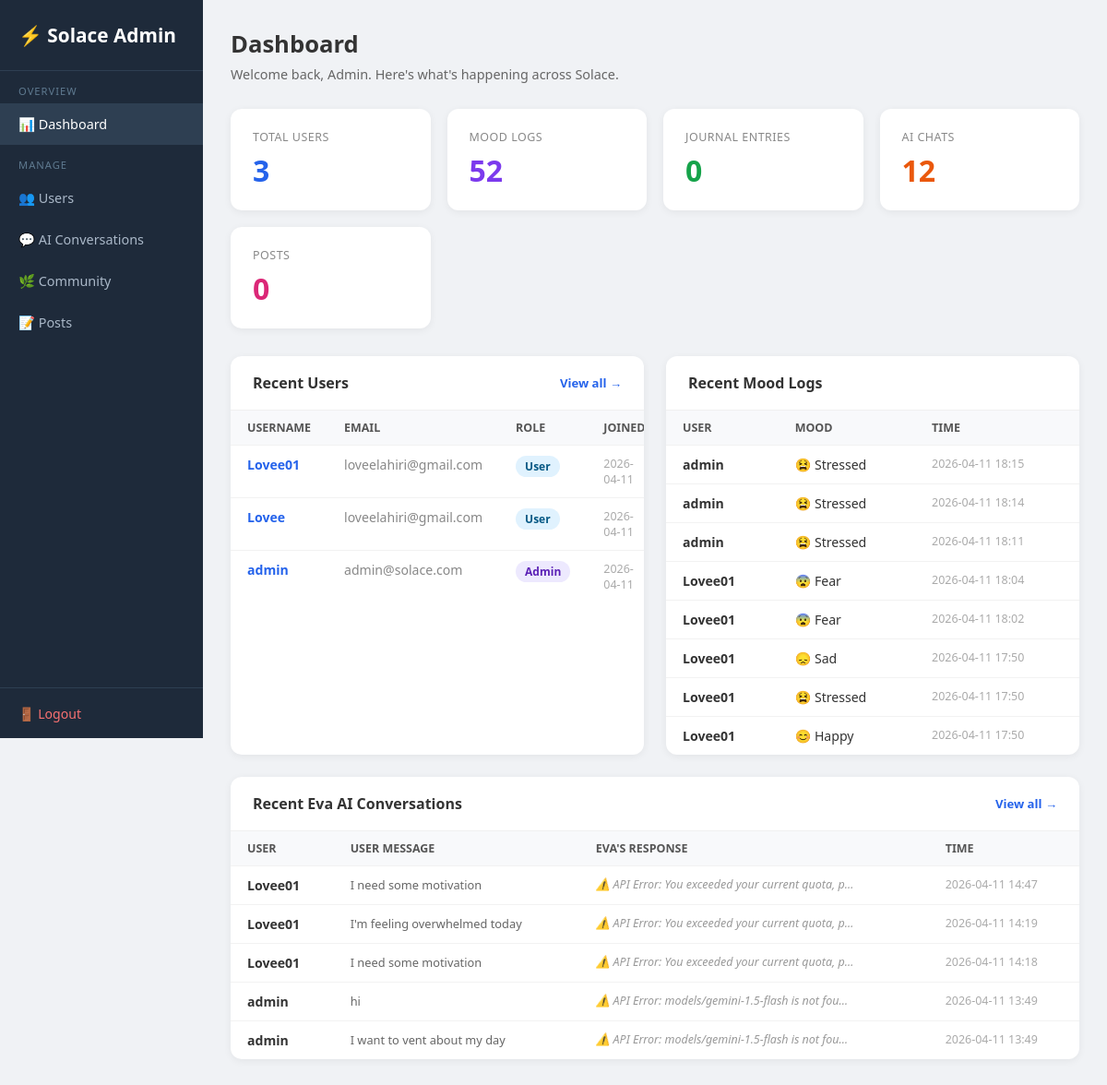
Page /admin (signed in) on the earlier database version.
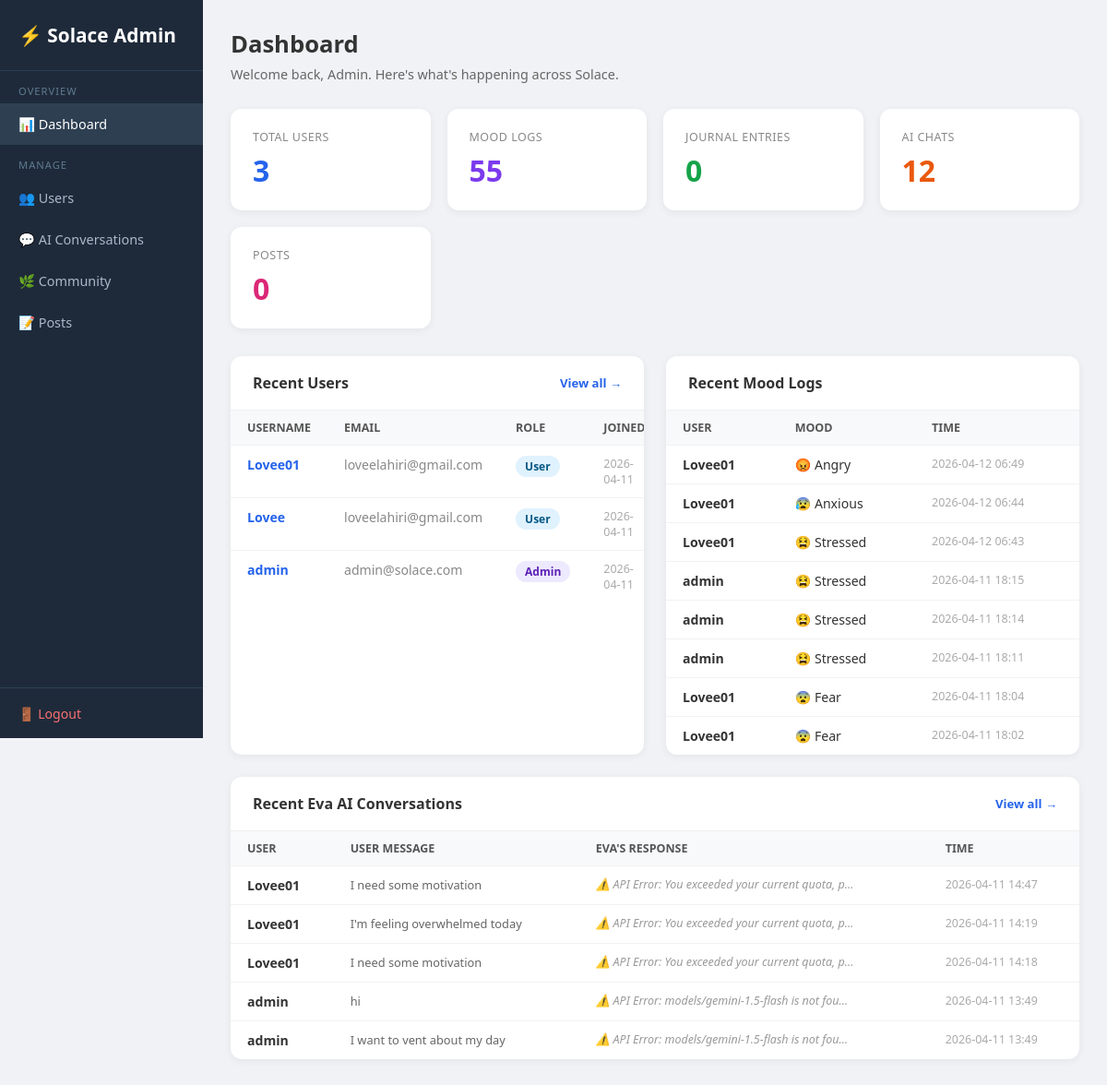
Same page on the later database version.
### tables this page shows
CREATE TABLE users (
                id         INTEGER PRIMARY KEY AUTOINCREMENT,
                username   TEXT UNIQUE NOT NULL,
                email      TEXT NOT NULL,
                password   TEXT NOT NULL,
                is_admin   INTEGER DEFAULT 0,
                created_at DATETIME DEFAULT CURRENT_TIMESTAMP
            );

CREATE TABLE mood_logs (
                id        INTEGER PRIMARY KEY AUTOINCREMENT,
                user_id   INTEGER NOT NULL REFERENCES users(id),
                mood      TEXT NOT NULL,
                timestamp DATETIME DEFAULT CURRENT_TIMESTAMP
            );

CREATE TABLE chat_history (
                id           INTEGER PRIMARY KEY AUTOINCREMENT,
                session_id   TEXT,
                user_id      INTEGER REFERENCES users(id),
                user_message TEXT,
                ai_response  TEXT,
                timestamp    DATETIME DEFAULT CURRENT_TIMESTAMP
            );

### app.py (the view)
@app.route("/admin")
@admin_required
def admin_dashboard() -> Any:
    with get_db() as conn:
        total_users   = conn.execute("SELECT COUNT(*) FROM users").fetchone()[0]
        total_moods   = conn.execute("SELECT COUNT(*) FROM mood_logs").fetchone()[0]
        total_journals= conn.execute("SELECT COUNT(*) FROM journals").fetchone()[0]
        total_chats   = conn.execute("SELECT COUNT(*) FROM chat_history").fetchone()[0]
        total_posts   = conn.execute("SELECT COUNT(*) FROM posts").fetchone()[0]
        recent_users = conn.execute(
            "SELECT id, username, email, is_admin, created_at FROM users ORDER BY created_at DESC LIMIT 5"
        ).fetchall()
        recent_moods = conn.execute("""
            SELECT u.username, ml.mood, ml.timestamp
            FROM mood_logs ml JOIN users u ON ml.user_id=u.id
            ORDER BY ml.timestamp DESC LIMIT 8
        """).fetchall()
        recent_chats = conn.execute("""
            SELECT u.username, ch.user_message, ch.ai_response, ch.timestamp
            FROM chat_history ch JOIN users u ON ch.user_id=u.id
            ORDER BY ch.timestamp DESC LIMIT 5
        """).fetchall()
    return render_template(
        "admin/dashboard.html",
        total_users=total_users, total_moods=total_moods,
        total_journals=total_journals, total_chats=total_chats,
        total_posts=total_posts,
        recent_users=recent_users, recent_moods=recent_moods,
        recent_chats=recent_chats,
    )

### app.py (called while the page is built)
def get_db() -> sqlite3.Connection:
    conn = sqlite3.connect("database.db")
    conn.row_factory = sqlite3.Row
    return conn

def admin_required(f: Any) -> Any:
    @wraps(f)
    def dec(*args: Any, **kwargs: Any) -> Any:
        if "user_id" not in session or not session.get("is_admin"):
            flash("Admin access required.")
            return redirect(url_for("login_page"))
        return f(*args, **kwargs)
    return dec

### templates/admin/dashboard.html (shortened to what this page needs)
<!DOCTYPE html>
<html lang="en">
<head>
</head>
<body>
<div class="sidebar">
  <div class="logo">⚡ Solace Admin</div>
  <nav>
    <div class="sl">Overview</div>
    <a href="/admin" class="active">📊 Dashboard</a>
    <div class="sl">Manage</div>
    <a href="/admin/users">👥 Users</a>
    <a href="/admin/chats">💬 AI Conversations</a>
    <a href="/admin/community">🌿 Community</a>
    <a href="/admin/posts">📝 Posts</a>
  </nav>
  <div class="bot"><a href="/logout">🚪 Logout</a></div>
</div>
<div class="main">
  <div class="page-title">Dashboard</div>
  <div class="page-sub">Welcome back, Admin. Here's what's happening across Solace.</div>
  <div class="stats">
    <div class="stat-card blue"><div class="label">Total Users</div><div class="value">{{ total_users }}</div></div>
    <div class="stat-card purple"><div class="label">Mood Logs</div><div class="value">{{ total_moods }}</div></div>
    <div class="stat-card green"><div class="label">Journal Entries</div><div class="value">{{ total_journals }}</div></div>
    <div class="stat-card orange"><div class="label">AI Chats</div><div class="value">{{ total_chats }}</div></div>
    <div class="stat-card pink"><div class="label">Posts</div><div class="value">{{ total_posts }}</div></div>
  </div>
  <div class="grid2">
    <div class="card">
      <div class="card-header">Recent Users <a href="/admin/users">View all →</a></div>
      <table>
        <thead><tr><th>Username</th><th>Email</th><th>Role</th><th>Joined</th></tr></thead>
        <tbody>
          {% for u in recent_users %}
          <tr>
            <td><a href="/admin/users/{{ u.id }}" style="color:#2563eb;text-decoration:none;font-weight:600">{{ u.username }}</a></td>
            <td style="color:#888">{{ u.email }}</td>
            <td><span class="badge {{ 'admin' if u.is_admin else 'user' }}">{{ 'Admin' if u.is_admin else 'User' }}</span></td>
            <td style="color:#aaa;font-size:0.78rem">{{ (u.created_at or '')[:10] }}</td>
          </tr>
          {% endfor %}
        </tbody>
      </table>
    </div>
    <div class="card">
      <div class="card-header">Recent Mood Logs</div>
      <table>
        <thead><tr><th>User</th><th>Mood</th><th>Time</th></tr></thead>
        <tbody>
          {% for m in recent_moods %}
          <tr>
            <td style="font-weight:600">{{ m.username }}</td>
            <td>{% if m.mood=='happy'%}😊{%elif m.mood=='sad'%}😞{%elif m.mood=='angry'%}😡{%elif m.mood=='anxious'%}😰{%elif m.mood=='calm'%}😌{%elif m.mood=='stressed'%}😫{%elif m.mood=='tired'%}😴{%elif m.mood=='Fear'%}😨{%elif m.mood=='swings'%}🎢{%endif%} {{ m.mood.capitalize() }}</td>
            <td style="color:#aaa;font-size:0.78rem">{{ (m.timestamp or '')[:16] }}</td>
          </tr>
          {% endfor %}
        </tbody>
      </table>
    </div>
  </div>
  <div class="card">
    <div class="card-header">Recent Eva AI Conversations <a href="/admin/chats">View all →</a></div>
    <table>
      <thead><tr><th>User</th><th>User Message</th><th>Eva's Response</th><th>Time</th></tr></thead>
      <tbody>
        {% for c in recent_chats %}
        <tr>
          <td style="font-weight:600">{{ c.username }}</td>
          <td><div class="preview">{{ c.user_message }}</div></td>
          <td><div class="ai-prev">{{ c.ai_response }}</div></td>
          <td style="color:#aaa;font-size:0.78rem">{{ (c.timestamp or '')[:16] }}</td>
        </tr>
        {% endfor %}
      </tbody>
    </table>
  </div>
</div>
</body>
</html>

### templates/admin/dashboard.html (style rules this page uses)
* { box-sizing:border-box;margin:0;padding:0; }
body { font-family:'Segoe UI',sans-serif;background:#f0f2f5;color:#333; }
.sidebar { width:220px;position:fixed;top:0;left:0;height:100vh;background:#1e2a3a;color:#cdd9e5;display:flex;flex-direction:column; }
.sidebar .logo { padding:24px 20px;font-size:1.3rem;font-weight:700;color:#fff;border-bottom:1px solid #2e3f52; }
.sidebar nav a { display:block;padding:13px 20px;color:#aab8c8;text-decoration:none;font-size:0.9rem;transition:background 0.15s; }
.sidebar nav a:hover,.sidebar nav a.active { background:#2e3f52;color:#fff; }
.sidebar nav .sl { padding:14px 20px 6px;font-size:0.7rem;text-transform:uppercase;letter-spacing:1px;color:#5f7a90; }
.sidebar .bot { margin-top:auto;padding:16px 20px;border-top:1px solid #2e3f52; }
.sidebar .bot a { color:#f87171;text-decoration:none;font-size:0.88rem; }
.main { margin-left:220px;padding:30px; }
.page-title { font-size:1.6rem;font-weight:700;margin-bottom:6px; }
.page-sub { color:#666;font-size:0.9rem;margin-bottom:28px; }
.stats { display:grid;grid-template-columns:repeat(auto-fit,minmax(170px,1fr));gap:18px;margin-bottom:30px; }
.stat-card { background:#fff;border-radius:12px;padding:22px 24px;box-shadow:0 2px 8px rgba(0,0,0,.06); }
.stat-card .label { font-size:0.78rem;color:#888;text-transform:uppercase;letter-spacing:.5px; }
.stat-card .value { font-size:2rem;font-weight:700;margin-top:6px; }
.stat-card.blue .value { color:#2563eb; }
.stat-card.green .value { color:#16a34a; }
.stat-card.orange .value { color:#ea580c; }
.stat-card.purple .value { color:#7c3aed; }
.stat-card.pink .value { color:#db2777; }
.card { background:#fff;border-radius:12px;box-shadow:0 2px 8px rgba(0,0,0,.06);margin-bottom:24px;overflow:hidden; }
.card-header { padding:18px 24px;font-weight:600;font-size:1rem;border-bottom:1px solid #f0f0f0;display:flex;justify-content:space-between;align-items:center; }
.card-header a { font-size:0.82rem;color:#2563eb;text-decoration:none; }
table { width:100%;border-collapse:collapse;font-size:0.88rem; }
th { background:#f8f9fb;padding:10px 18px;text-align:left;font-weight:600;color:#555;font-size:0.78rem;text-transform:uppercase; }
td { padding:11px 18px;border-top:1px solid #f2f2f2;vertical-align:top; }
.badge { display:inline-block;padding:3px 10px;border-radius:20px;font-size:0.75rem;font-weight:600; }
.badge.admin { background:#ede9fe;color:#5b21b6; }
.badge.user { background:#e0f2fe;color:#075985; }
.grid2 { display:grid;grid-template-columns:1fr 1fr;gap:24px; }
.preview { max-width:280px;overflow:hidden;text-overflow:ellipsis;white-space:nowrap;color:#666;font-size:0.8rem; }
.ai-prev { max-width:280px;overflow:hidden;text-overflow:ellipsis;white-space:nowrap;color:#999;font-size:0.78rem;font-style:italic; }

Differences in the rows shown:
no longer on this page (row unchanged): mood_logs: username "Lovee01", mood "Sad", timestamp "2026-04-11 17:50"
no longer on this page (row unchanged): mood_logs: username "Lovee01", mood "Stressed", timestamp "2026-04-11 17:50"
no longer on this page (row unchanged): mood_logs: username "Lovee01", mood "Happy", timestamp "2026-04-11 17:50"
added mood_logs: username "Lovee01", mood "Angry", timestamp "2026-04-12 06:49"
added mood_logs: username "Lovee01", mood "Anxious", timestamp "2026-04-12 06:44"
added mood_logs: username "Lovee01", mood "Stressed", timestamp "2026-04-12 06:43"
Other differences:
{{ total_moods }}: "52" → "55"
